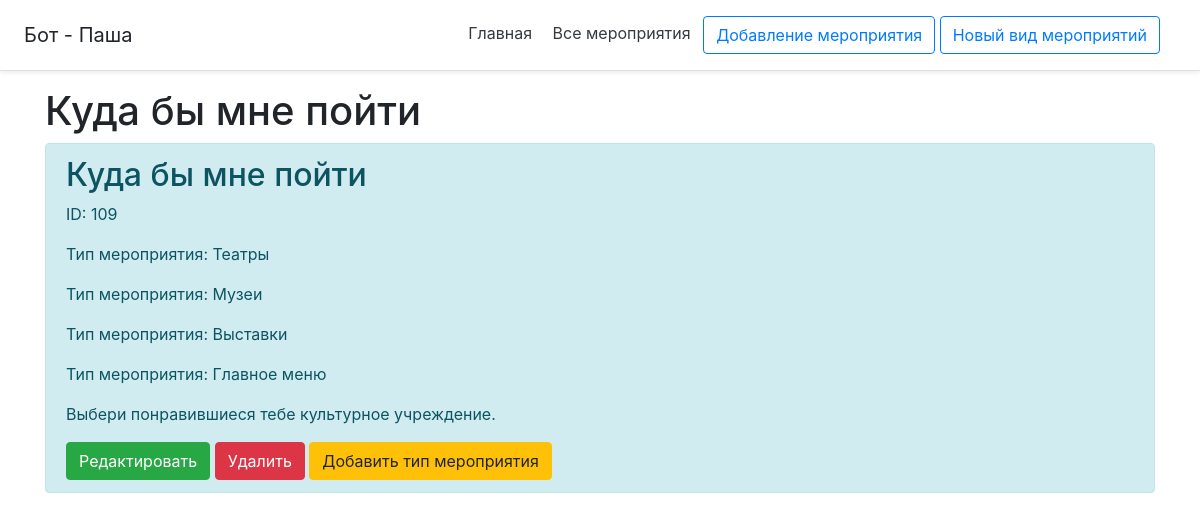
/event/109, run on the app's committed database.
### db_utils/database.py (models this page shows, shortened)
class Menu(db.Model):
    __tablename__ = "menu"
    id = db.Column(db.Integer, primary_key=True)
    name = db.Column(db.String(120), default='default_name')
    text = db.Column(db.String(10000), default='default_text')
    added = db.Column(db.DateTime, default=datetime.datetime.utcnow())
    active = db.Column(db.Boolean, nullable=False, default=True)
    author_id = db.Column(db.Integer, nullable=False, default=0)
    tags = db.Column(db.String(5000), default='нет тегов')
    inheritances = db.relationship('Inheritances',
                                   primaryjoin="or_(Menu.id==Inheritances.menu_id_descendant, Menu.id==Inheritances.menu_id_ancestor)",
                                   lazy='dynamic')
    attachment = db.relationship('Attachment',
                                 primaryjoin="Menu.id==Attachment.menu_id",
                                 lazy='dynamic')

### flask_app.py (the view)
@app.route('/event/<int:id>')
def event(id):
    event = Menu.query.get(id)
    inher_event = menus(select_inheritances({'menu_id': event.id}), response=[event])
    return render_template('event_details.html', event=event, inher_event=inher_event)

### bot_api/vk_bot_response.py (called while the page is built)
def menus(inher, response=None):
    menu_id_ancestor = inher
    menu_ids_descendant = [inheritances.menu_id_descendant for inheritances in menu_id_ancestor]
    menu_ids_descendant.extend([inheritances.menu_id_ancestor for inheritances in menu_id_ancestor])
    menu_ids = [el for el, _ in groupby(menu_ids_descendant)]
    if response:
        while response[0].id in menu_ids:
            menu_ids.remove(response[0].id)
    return select_menu({'menu_ids': list(menu_ids)})

### db_utils/select_db.py (called while the page is built)
def select_inheritances(args):
    inhers = Inheritances.query
    if 'menu_id' in args:
        inhers = Inheritances.query.filter(
            or_(
                Inheritances.menu_id_ancestor == args['menu_id'],
                and_(
                    Inheritances.menu_id_descendant == args['menu_id'],
                    Inheritances.reversible == 1
                )
            )
        )
    inhers = inhers.filter_by(active=True).all()
    if not inhers:
        return {}
    return inhers

def select_menu(args):
    menu = Menu.query.all()
    try:
        if 'menu_names' in args:
            menu = Menu.query.filter(Menu.name == args['menu_names']).all()
        if 'menu_ids' in args:
            menu = []
            for i in args['menu_ids']:
                menu.extend(Menu.query.filter(Menu.id == i).all())
    except Exception as e:
        print('Something WRONG - {}'.format(e))
    if 'filled_text' in args:
        if args['filled_text'] == 'true':
            text_replace(menu)
    return menu

### main/templates/event_details.html (shortened to what this page needs)
{% extends 'base.html' %}
{% block body %}
    <div class="container -mt-5">
        <h1>{{ event.name }}</h1>
        <div class="alert alert-info">
            <h2>{{ event.name }}</h2>
            <p>ID: {{ event.id }}</p>
            {% for el in inher_event %}
                <p>Тип мероприятия: {{ el.name }}</p>
            {% endfor %}
            <p>{{ event.text }}</p>
            <a href="/event/{{ event.id }}/update" class="btn btn-success">Редактировать</a>
            <a href="/event/{{ event.id }}/del" class="btn btn-danger">Удалить</a>
            <a href="/event/{{ event.id }}/inher" class="btn btn-warning">Добавить тип мероприятия</a>
        </div>
    </div>
{% endblock %}

### data on the page
Menu: name "Куда бы мне пойти", id "109", text "Выбери понравившиеся тебе культурное учреждение."
Menu: name "Театры"
Menu: name "Музеи"
Menu: name "Выставки"
Menu: name "Главное меню"
